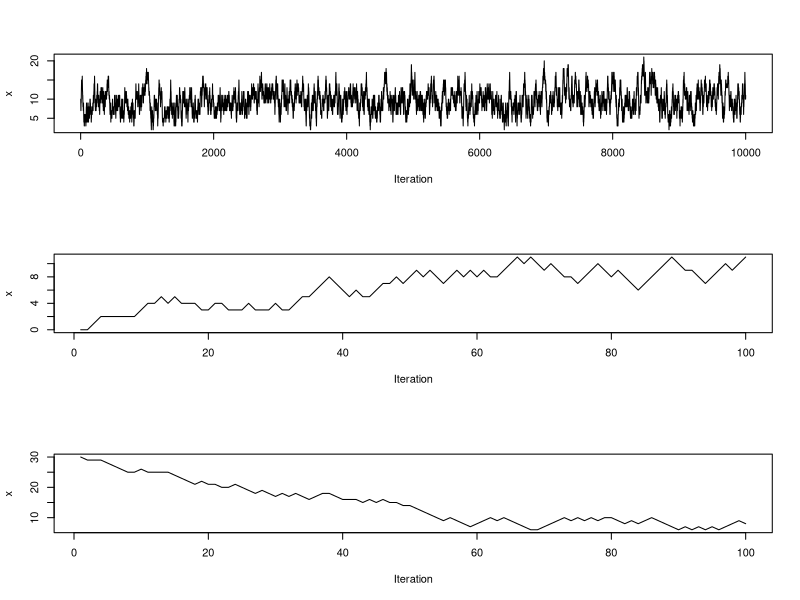
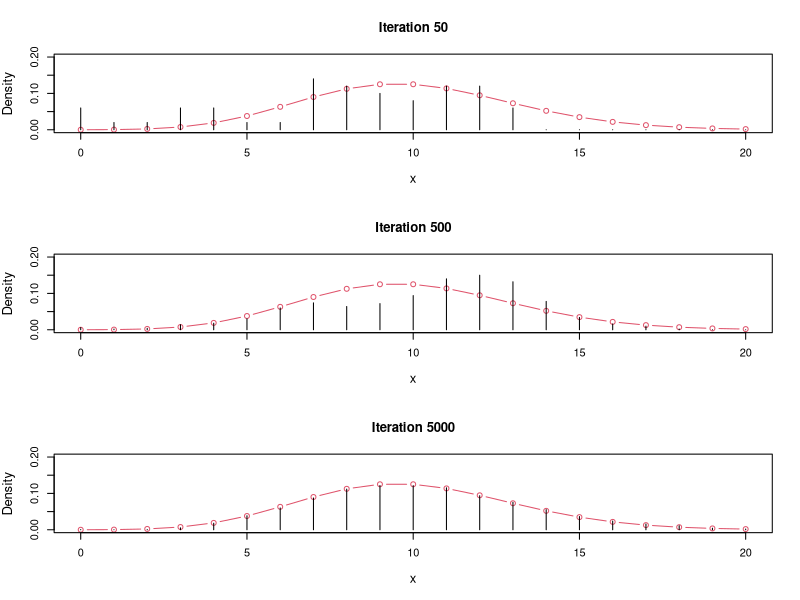

Here is the R script that generated these plots, in order:
simMC_pois10_mcmc <- function(n, lambda = 10, x_start){
  
  x <- numeric(n)
  # create an initial value
  x[1] <- x_start
  
  for(i in 2:n){
    tmp <- x[i-1]
    
    # generate a uniformly distributed random variable
    u1 <- runif(1)
    if(u1 < 0.5){
      # if the current value is zero we stay at zero
      # otherwise we go to tmp-1
      if(tmp==0){
        x_star = tmp
      } else {
        x_star = tmp -1
      }
    } else {
      # if u1 >= 0.5 our proposal is one larger than 
      # the current value
      x_star <- tmp + 1
    }
    # get the acceptance prob.
    if(x_star > tmp){
        alpha = lambda/x_star
    }else if(x_star < tmp){
        alpha = tmp/lambda
    } else {
        alpha = 1
    }
    
    if(alpha > 1){
      x[i] <- x_star
    } else {
      u2 <- runif(1)
      if(u2 < alpha){
        x[i] <- x_star
      } else{
        x[i] <- tmp
      }
    }
  }
  return(x)
}


## show traceplots
trace1 <- simMC_pois10_mcmc(10000, x_start = 10)
trace2 <- simMC_pois10_mcmc(100, x_start = 0)
trace3 <- simMC_pois10_mcmc(100, x_start = 30)

par(mfrow=c(3,1))
plot(trace1, type="l", xlab="Iteration", ylab="x")
plot(trace2, type="l", xlab="Iteration", ylab="x")
plot(trace3, type="l", xlab="Iteration", ylab="x")

## show histograms

plot_dist <- function(trace, until, limits){

  if(until > length(trace)){
    stop("the trace is not long enough!")
  }

  my_x = 0:20
  my_y = dpois(my_x, lambda=10)
  tmp <- factor(trace[1:until], levels=0:20)
  tab <- table(tmp)
  plot(my_x, my_y, type="b", col=2, xlab="x", ylab="Density", 
    main=paste("Iteration", until), ylim=limits)
  lines(0:20, tab/length(tmp), type="h", cex=1.2)
}

trace1 <- simMC_pois10_mcmc(5000, x_start = 0)

par(mfrow=c(3,1), cex.lab=1.2)
plot_dist(trace1, 50, limits=c(0,0.2))
plot_dist(trace1, 500, limits=c(0,0.2))
plot_dist(trace1, 5000, limits=c(0,0.2))

